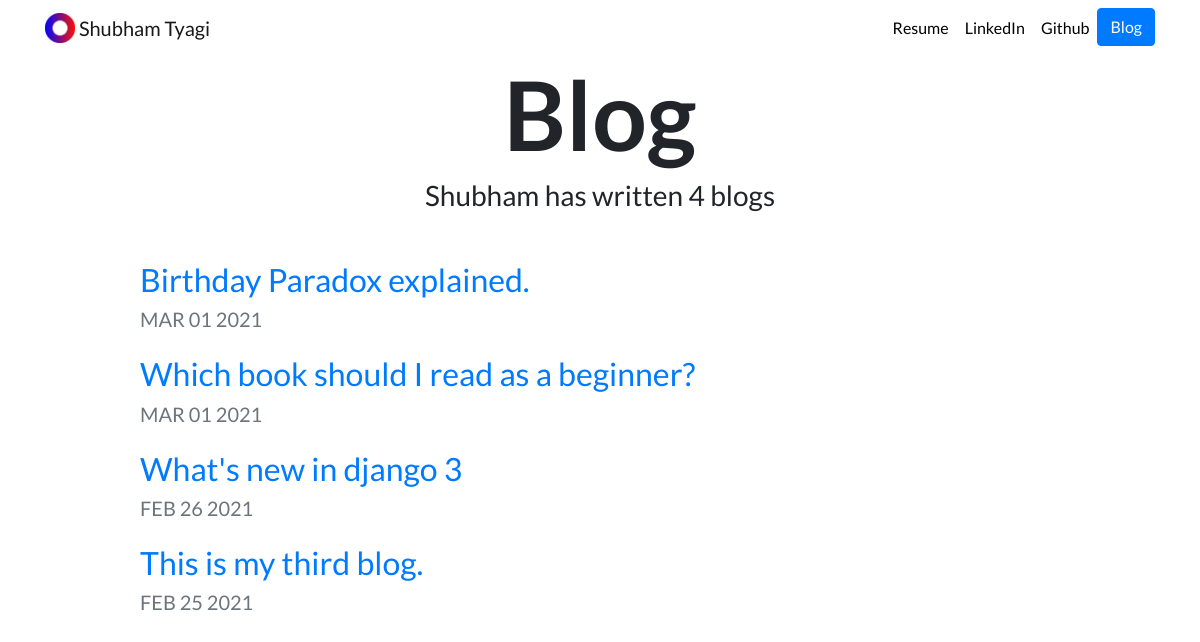
Screenshot of /blog/ with the database file from the repository.
### blog/models.py (models this page shows, shortened)
class Blogs(models.Model):
    title = models.CharField(max_length=100)
    discription = models.TextField()
    date = models.DateField()

### blog/views.py (the view)
# urls.py: path('',views.all_blogs ,name ='all_blogs'),
def all_blogs(request):
    blogs = Blogs.objects.order_by('-date')
    return render(request, 'all_blogs.html',{'blogs':blogs})

### blog/templates/all_blogs.html (shortened to what this page needs)
{% extends "base.html" %}
{% load static %}
{% block content %}
<h1 id="blogtitle" class="font-weight-bold text-center">Blog</h1>
<h3 class="text-center mb-5">Shubham has written {{ blogs.count }} blog{{ blogs.count|pluralize }}</h3>
{% for item in blogs %}
<div class="row justify-content-center my-3">
<div class="col-md-10">
  <a href="{% url 'blog:detail' item.id %}">
    <h2>{{ item.title }}</h2>
  </a>
  <h5 class="text-muted">{{ item.date|date:'M d Y'|upper }}</h5>
</div>
</div>
{% endfor %}
{% endblock %}

### job/templates/base.html (shortened to what this page needs)
{% load static %}
<!doctype html>
<html lang="en">
<head>
  <link rel="stylesheet" href="https://stackpath.bootstrapcdn.com/bootstrap/4.4.1/css/bootstrap.min.css">
  <link rel="stylesheet" href="{% static "custom.css" %}">
</head>
<body>
  <nav id="topNav" class="navbar navbar-expand-md navbar-light">
    <div class="container">
      <a class="navbar-brand" href="{% url 'home' %}">
        <img src="{% static "Logo.png" %}" width="30" height="30" class="d-inline-block align-top" alt="Shubham's Logo">
        <span>Shubham Tyagi</span>
      </a>
      <div class="collapse navbar-collapse text-center" id="navbarNav">
        <ul class="navbar-nav ml-auto">
          <li class="nav-item">
            <a class="nav-link" href="{% static '3787736_shubham_tyagi (1).docx' %}">Resume</a>
          </li>
          <li class="nav-item">
            <a class="nav-link" href="https://www.linkedin.com/in/shubham-tyagi-551644190/" target="_blank">LinkedIn</a>
          </li>
          <li class="nav-item">
            <a class="nav-link" href="https://github.com/shubhamtyagi098" target="_blank">Github</a>
          </li>
          <li>
            <a role="button" href="{% url 'blog:all_blogs' %}" class="btn btn-primary">Blog</a>
          </li>
        </ul>
      </div>
    </div>
  </nav>
  <div class="container">
    {% block content %}{% endblock %}
  </div>
</body>
</html>

### job/static/custom.css (style rules this page uses)
.navbar-nav .nav-link { color: rgba(0,0,0,1) !important; }
body { font-family: 'Lato', sans-serif; }
#blogtitle { font-size: 6rem; }

### rows the page displays
Blogs: title "Birthday Paradox explained.", date "MAR 01 2021"
Blogs: title "Which book should I read as a beginner?", date "MAR 01 2021"
Blogs: title "What's new in django 3", date "FEB 26 2021"
Blogs: title "This is my third blog.", date "FEB 25 2021"

### other values shown
{{ blogs.count }} "4"
